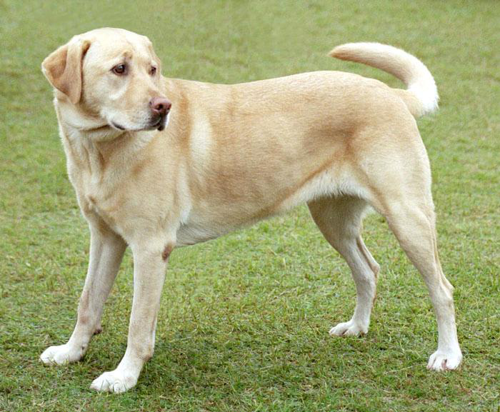
#> input picture data/dog_von.grzanka.png, 500 x 412 px
$ jupyter execute Untitled.ipynb   (shell and % lines are left out)
#> lines starting #> are read from the running program, lines starting #| are printed output that depends on the picture
[cell 1]
import glob
import numpy as np
from math import floor
from scipy.signal import convolve2d
from PIL import Image
import matplotlib.style
import matplotlib as mpl
import matplotlib.pyplot as plt

# check for latex in the host env
import subprocess
try:
    subprocess.check_call(['latex', '-help'])
#> (this line was passed over: subprocess is not available in this run)
except Exception as e:
    print(e)

#mpl.use("pgf")
mpl.rcParams.update({
    'figure.figsize': [8.0, 6.0],
    'figure.dpi' : 80,
    'savefig.dpi' : 80,
    "pgf.texsystem": "pdflatex",
    'font.family': 'serif',
    'text.usetex': True,
    'pgf.rcfonts': False,
})

def plot_image(image):
    fig = plt.figure()
    if len(image.shape) == 2:
        plt.imshow(image, cmap='gray')#, vmin=0, vmax=255)
    else:
        plt.imshow(image)
    plt.show()
    return fig

def save_figure(fig):
    plt.savefig(f"plot/{len(glob.glob('plot/*')):0>2}.pgf")


class Augmentation:

    @staticmethod
    def identity(x : np.ndarray) -> np.ndarray:
        '''
        (a) Original
        '''
        return np.copy(x)

    @staticmethod
    def _get_zoomed_box(height: int, width: int, zoom_min : int = 0.2, zoom_max : int = 0.7, ratio : bool = True):
        '''
        return
        '''
         # randomly select a coef within [zoom_min, zoom_max]
        zoom_coef = zoom_min + (zoom_max - zoom_min) * np.random.rand()
        #print(zoom_coef)

        # compute the new width and height
        if ratio:
            new_width = width * zoom_coef
            new_height = new_width * (height / width)
        else:
            tmp = zoom_coef * min(width, height)
            new_width = tmp
            new_height = tmp
        #print(new_width, new_height)

        # find a random x0 et y0
        x0 = (width-new_width) * np.random.rand()
        y0 = (height-new_height) * np.random.rand()

        x1 = x0 + new_width
        y1 = y0 + new_height
        #print(np.floor(x0), x1, y0, y1)

        return floor(x0), floor(x1), floor(y0), floor(y1)


    @staticmethod
    def crop(x : np.ndarray, zoom_min : int = 0.2, zoom_max : int = 0.7) -> np.ndarray:
        '''
        (b) Crop
        '''
        height, width = x.shape[:2]
        if len(x.shape) > 2:
            channel =  x.shape[2]
        #print(f"height={height} width={width}")

        x0, x1, y0, y1 = Augmentation._get_zoomed_box(width, height, zoom_min, zoom_max)

        out = np.copy(x[y0:y1, x0:x1, :])
        return out

    @staticmethod
    def color_distort(x : np.ndarray, zoom_min : int = 0.2, zoom_max : int = 0.7) -> np.ndarray:
        return x


    @staticmethod
    def flip(x : np.ndarray, axis : int = 0) -> np.ndarray:
        '''
        flip an image (default (axis=0) to vertically)
        '''
        assert axis < len(x.shape)
        out = np.copy(x)
        return np.flip(out, axis=axis)


    @staticmethod
    def flip_vertically(x : np.ndarray) -> np.ndarray:
        '''
        vertically (axis=0)
        '''
        return Augmentation.flip(x, axis=0)

    @staticmethod
    def flip_horizontally(x : np.ndarray) -> np.ndarray:
        '''
        horizontally (axis=1)
        '''
        return Augmentation.flip(x, axis=1)

    @staticmethod
    def cutout(x : np.ndarray, zoom_min : int = 0.2, zoom_max : int = 0.7) -> np.ndarray:
        '''
        set a image's random portion to gray
        '''
        height, width = x.shape[:2]
        if len(x.shape) > 2:
            channel =  x.shape[2]

        x0, x1, y0, y1 = Augmentation._get_zoomed_box(width, height, zoom_min, zoom_max, ratio=False)

        out = np.copy(x)
        out[y0:y1, x0:x1, :] = 149

        return out

    @staticmethod
    def rotate_90(x : np.ndarray, multiple : int = -1):
        '''
        rotate an image
            0 :   0 °
            1 :  90 °
            2 : 180 °
            3 : 270 °
        '''
        if multiple == -1: # draw a random angle index
            multiple = np.random.randint(5)
        if multiple == 0:
            out = np.copy(x)
        else:
            out = np.copy(np.rot90(x, k=multiple%5, axes=(0, 1)))
        return out

    @staticmethod
    def gaussian_noise(x : np.ndarray, mean : float = 0.0, var : float = 200.) -> np.ndarray:
        '''
        add a gaussian noise to the image
        '''
        sigma = var ** 0.5 # std
        noise = np.random.normal(loc=mean, scale=sigma, size=x.shape)
        out = np.empty(x.shape, dtype=np.uint8)
        out[:] = np.clip(x + noise, 0, 255)
        return out

    @staticmethod
    def salt_pepper_noise(x : np.ndarray, amount : float = 0.02, ratio : float = 0.5) -> np.ndarray:
        '''
        add a salt and pepper noise to the image
        '''
        out = np.copy(x)
        row, col, _ = x.shape


        num_salt = np.ceil(amount * x.size * ratio)
        num_pepper = np.ceil(amount * x.size * (1.0 - ratio))

        # Add Salt noise
        coords = [np.random.randint(0, i - 1, int(num_salt)) for i in x.shape]
        out[coords[0], coords[1], :] = 255

        # Add Pepper noise
        coords = [np.random.randint(0, i - 1, int(num_pepper)) for i in x.shape]
        out[coords[0], coords[1], :] = 0

        return out


    @staticmethod
    def _filter(x : np.ndarray, kernel : np.ndarray) -> np.ndarray:
        '''
        filter the image x with the kernel
        '''
        if len(x.shape) == 2: # grayscale
            out = convolve2d(x, kernel, mode='same', boundary='symm')
        elif len(x.shape) == 3 and x.shape[2] == 3:  # rgb
            out = np.empty(x.shape, dtype=np.uint8)
            for c in range(3):
                out[:, :, c] = convolve2d(x[:, :, c], kernel, mode='same', boundary='symm')
        out[:] = np.clip(out, 0, 255)
        return out

    @staticmethod
    def gaussian_blur(x : np.ndarray) -> np.ndarray:
        '''
        blur image with gaussian
        '''
        gaussian_kernel = np.array([[1.0, 2.0, 1.0], [2.0, 4.0, 2.0], [1.0, 2.0, 1.0]]) # 3x3 kernel
        gaussian_kernel /= np.sum(gaussian_kernel)
        return Augmentation._filter(x, gaussian_kernel)

    @staticmethod
    def _grayscale(x : np.ndarray) -> np.ndarray:
        if len(x.shape) == 3:
            return 0.2989 * x[:,:,0] + 0.5870 * x[:,:,1] + 0.1140 * x[:,:,2]
        else:
            return x

    @staticmethod
    def sobel_filter(x : np.ndarray) -> np.ndarray:
        '''
        blur image with gaussian
        '''
        Gx = np.array([
            [-1.,  0., +1.],
            [-2.,  0., +2.],
            [-1.,  0., +1.]
        ])
        Gy = np.array([
            [-1., -2., -1.],
            [ 0.,  0.,  0.],
            [+1., +2., +1.]
        ])
        if len(x.shape)==2:
            return np.sqrt(Augmentation._filter(x, Gx)**2 + Augmentation._filter(x, Gy)**2)
        elif len(x.shape)==3:
            x_grayscale = Augmentation._grayscale(x)
            x_dx = Augmentation._filter(x_grayscale, Gx)
            x_dy = Augmentation._filter(x_grayscale, Gy)
            return np.sqrt(x_dx*x_dx + x_dy*x_dy)

    @staticmethod
    def scharr_filter(x : np.ndarray) -> np.ndarray:
        scharr = np.array([
            [-3 -3j, 0 -10j,  +3 -3j],
            [-10+0j, 0 + 0j, +10 +0j],
            [-3 +3j, 0 +10j,  +3 +3j]
        ])
        if len(x.shape)==2:
            return Augmentation._filter(x, scharr)
        elif len(x.shape)==3:
            x_grayscale = Augmentation._grayscale(x)
            grad = Augmentation._filter(x_grayscale, scharr)
            return np.absolute(grad)

#load image
im = Image.open('data/dog_von.grzanka.png')
#> im is the input picture: PIL image 500x412 RGB; mean R, G, B 163.6, 167.6, 118.9
I = np.asarray(im)
im = Image.fromarray(I)


fig = plt.figure()
row, col = 5, 2

fig, axs = plt.subplots(row, col, figsize=(6, 12))
axs = axs.flatten()

X = [
    Augmentation.crop(I),
    Augmentation.flip_vertically(I),
    Augmentation.flip_horizontally(I),
    Augmentation.cutout(I),
    Augmentation.rotate_90(I),
    Augmentation.salt_pepper_noise(I),
    Augmentation.gaussian_noise(I),
    Augmentation.gaussian_blur(I),
    Augmentation.sobel_filter(I),
    Augmentation.scharr_filter(I)
]
#> in flip, `return np.flip(out, axis=axis)`:
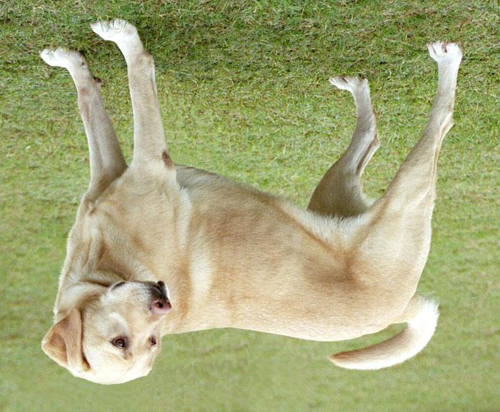
#> returned value: shape (412, 500, 3); mean of channels 0, 1, 2 163.6, 167.6, 118.9; drawn as R, G, B
#> call 2 of flip, with axis = 1
#> in flip (call 2), `return np.flip(out, axis=axis)`:
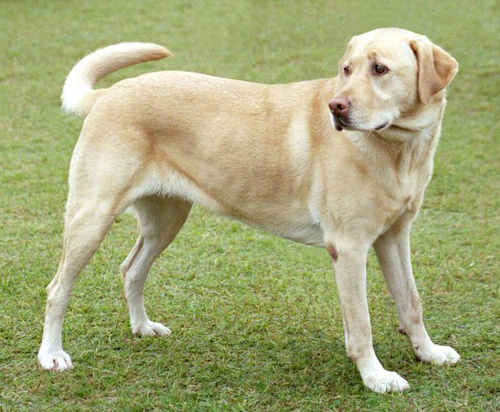
#> returned value: shape (412, 500, 3); mean of channels 0, 1, 2 163.6, 167.6, 118.9; drawn as R, G, B
#> in cutout, `height, width = x.shape[:2]`: height = 412; width = 500
#> in cutout, `x0, x1, y0, y1 = Augmentation._get_zoomed_box(width, height, zoom_min,..`: x0 = 92; x1 = 286; y0 = 197; y1 = 391
#> in rotate_90, `multiple = np.random.randint(5)`: multiple = 4
#> in salt_pepper_noise, `out[coords[0], coords[1], :] = 0`:
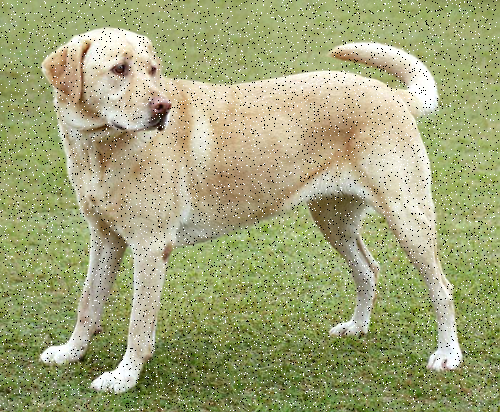
#> out: shape (412, 500, 3); mean R, G, B 161.4, 165.1, 119.3
#> in gaussian_noise, `sigma = var ** 0.5`: sigma = 14.14
#> in gaussian_noise, `noise = np.random.normal(loc=mean, scale=sigma, size=x.shape)`:
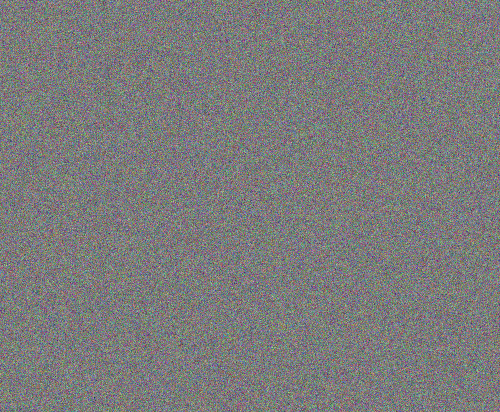
#> noise: shape (412, 500, 3) float64; mean R, G, B 0, 0, 0; drawn with min black and max white
#> in gaussian_noise, `out[:] = np.clip(x + noise, 0, 255)`:
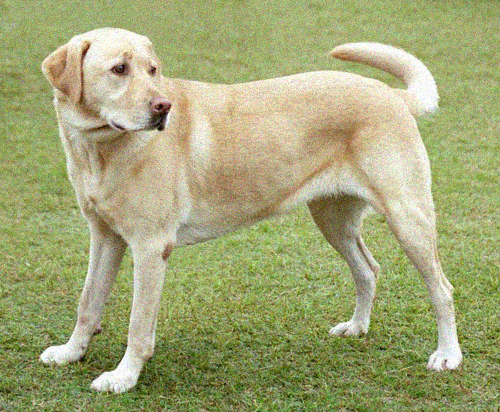
#> out: shape (412, 500, 3); mean R, G, B 163, 167, 118.3
#> in gaussian_blur, `gaussian_kernel = np.array([[1.0, 2.0, 1.0], [2.0, 4.0, 2.0], [1.0, 2...`: gaussian_kernel = [[1, 2, 1], [2, 4, 2], [1, 2, 1]]
#> in gaussian_blur, `gaussian_kernel /= np.sum(gaussian_kernel)`: gaussian_kernel = [[0.0625, 0.125, 0.0625], [0.125, 0.25, 0.125], [0.0625, 0.125, 0.0625]]
#> in sobel_filter, `Gx = np.array([ [-1.,  0., +1.], [-2.,  0., +2.], [-1.,  0., +1.] ])`: Gx = [[-1, 0, 1], [-2, 0, 2], [-1, 0, 1]]
#> in _grayscale, `return 0.2989 * x[:,:,0] + 0.5870 * x[:,:,1] + 0.1140 * x[:,:,2]`:
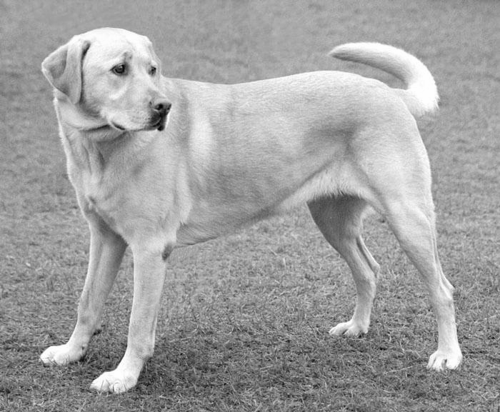
#> returned value: shape (412, 500) float64; min 4.48, max 255, mean 160.8
#> in _filter (call 3), `out = convolve2d(x, kernel, mode='same', boundary='symm')`:
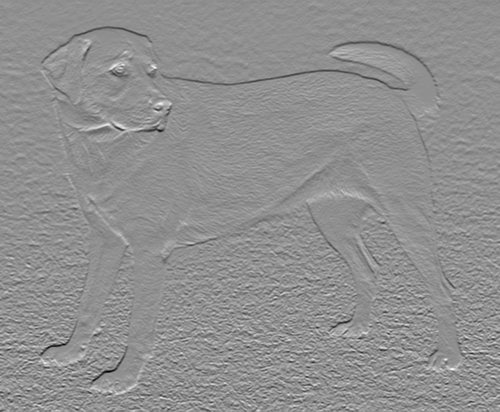
#> out: shape (412, 500) float64; min -677.6, max 522.5, mean 0.8; drawn with min black and max white
#> in _filter (call 3), `out[:] = np.clip(out, 0, 255)`:
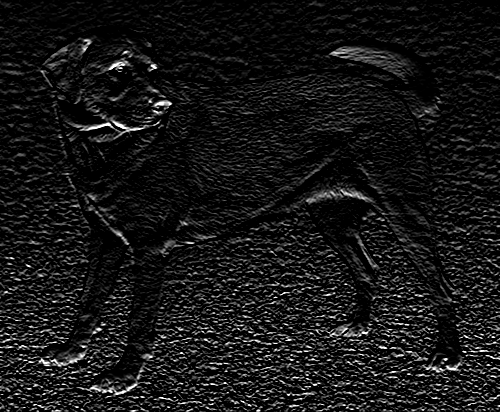
#> out: shape (412, 500) float64; min 0, max 255, mean 22.4
#> in sobel_filter, `return np.sqrt(x_dx*x_dx + x_dy*x_dy)`:
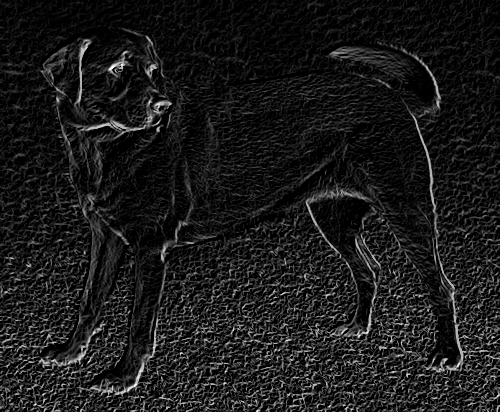
#> returned value: shape (412, 500) float64; min 0, max 360.6, mean 38.2; drawn with min black and max white
#> in scharr_filter, `return np.absolute(grad)`:
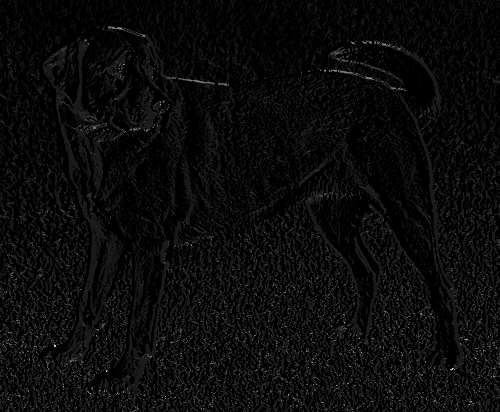
#> returned value: shape (412, 500) float64; min 0, max 2486.8, mean 103.9; drawn with min black and max white
T = [
    "crop",
    "flip vertically",
    "flip horizontally",
    "cutout",
    "rotate 90",
    "salt-pepper noise",
    "gaussian noise",
    "gaussian blur",
    "sobel filter",
    "scharr filter"
]
for ax, x, t in zip(axs, X, T):
    ax.set_title(t)
    ax.imshow(x, cmap='gray' if len(x.shape)==2 else None)
#> this loop made 10 passes
#> t on passes 1 to 10: 'crop', 'flip vertically', 'flip horizontally', 'cutout', 'rotate 90', 'salt-pepper noise', 'gaussian noise', 'gaussian blur', 'sobel filter', 'scharr filter'
plt.subplots_adjust(wspace=0.5, hspace=0.5)
plt.show()
print('ok')
